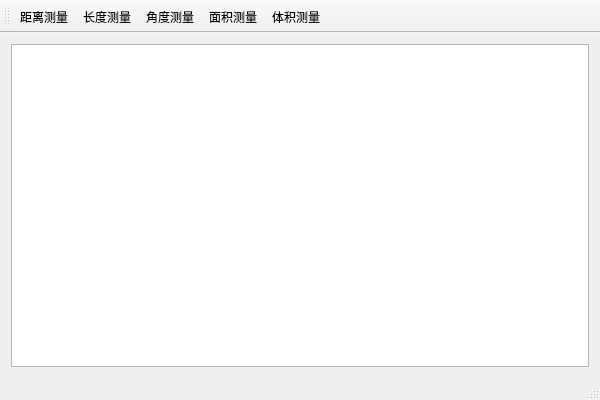
<?xml version="1.0" encoding="UTF-8"?>
<ui version="4.0">
 <class>MWindowClass</class>
 <widget class="QMainWindow" name="MWindowClass">
  <property name="geometry">
   <rect>
    <x>0</x>
    <y>0</y>
    <width>600</width>
    <height>400</height>
   </rect>
  </property>
  <property name="windowTitle">
   <string>测量示例</string>
  </property>
  <widget class="QWidget" name="centralWidget">
   <layout class="QHBoxLayout" name="horizontalLayout" stretch="5,1">
    <item>
     <layout class="QGridLayout" name="gridLayout"/>
    </item>
    <item>
     <widget class="QTextEdit" name="textEdit">
      <property name="sizePolicy">
       <sizepolicy hsizetype="Expanding" vsizetype="Preferred">
        <horstretch>0</horstretch>
        <verstretch>0</verstretch>
       </sizepolicy>
      </property>
     </widget>
    </item>
   </layout>
  </widget>
  <widget class="QMenuBar" name="menuBar">
   <property name="geometry">
    <rect>
     <x>0</x>
     <y>0</y>
     <width>600</width>
     <height>22</height>
    </rect>
   </property>
  </widget>
  <widget class="QToolBar" name="mainToolBar">
   <attribute name="toolBarArea">
    <enum>TopToolBarArea</enum>
   </attribute>
   <attribute name="toolBarBreak">
    <bool>false</bool>
   </attribute>
   <addaction name="actionDistanceMeasure"/>
   <addaction name="actionLenghtMeasure"/>
   <addaction name="actionAngleMeasure"/>
   <addaction name="actionSquareMeasure"/>
   <addaction name="actionVolumeMeasure"/>
  </widget>
  <widget class="QStatusBar" name="statusBar"/>
  <action name="actionDistanceMeasure">
   <property name="text">
    <string>距离测量</string>
   </property>
   <property name="menuRole">
    <enum>QAction::NoRole</enum>
   </property>
  </action>
  <action name="actionLenghtMeasure">
   <property name="text">
    <string>长度测量</string>
   </property>
   <property name="menuRole">
    <enum>QAction::NoRole</enum>
   </property>
  </action>
  <action name="actionAngleMeasure">
   <property name="text">
    <string>角度测量</string>
   </property>
   <property name="menuRole">
    <enum>QAction::NoRole</enum>
   </property>
  </action>
  <action name="actionSquareMeasure">
   <property name="text">
    <string>面积测量</string>
   </property>
   <property name="menuRole">
    <enum>QAction::NoRole</enum>
   </property>
  </action>
  <action name="actionVolumeMeasure">
   <property name="text">
    <string>体积测量</string>
   </property>
   <property name="menuRole">
    <enum>QAction::NoRole</enum>
   </property>
  </action>
 </widget>
 <layoutdefault spacing="6" margin="11"/>
 <resources/>
 <connections/>
</ui>
